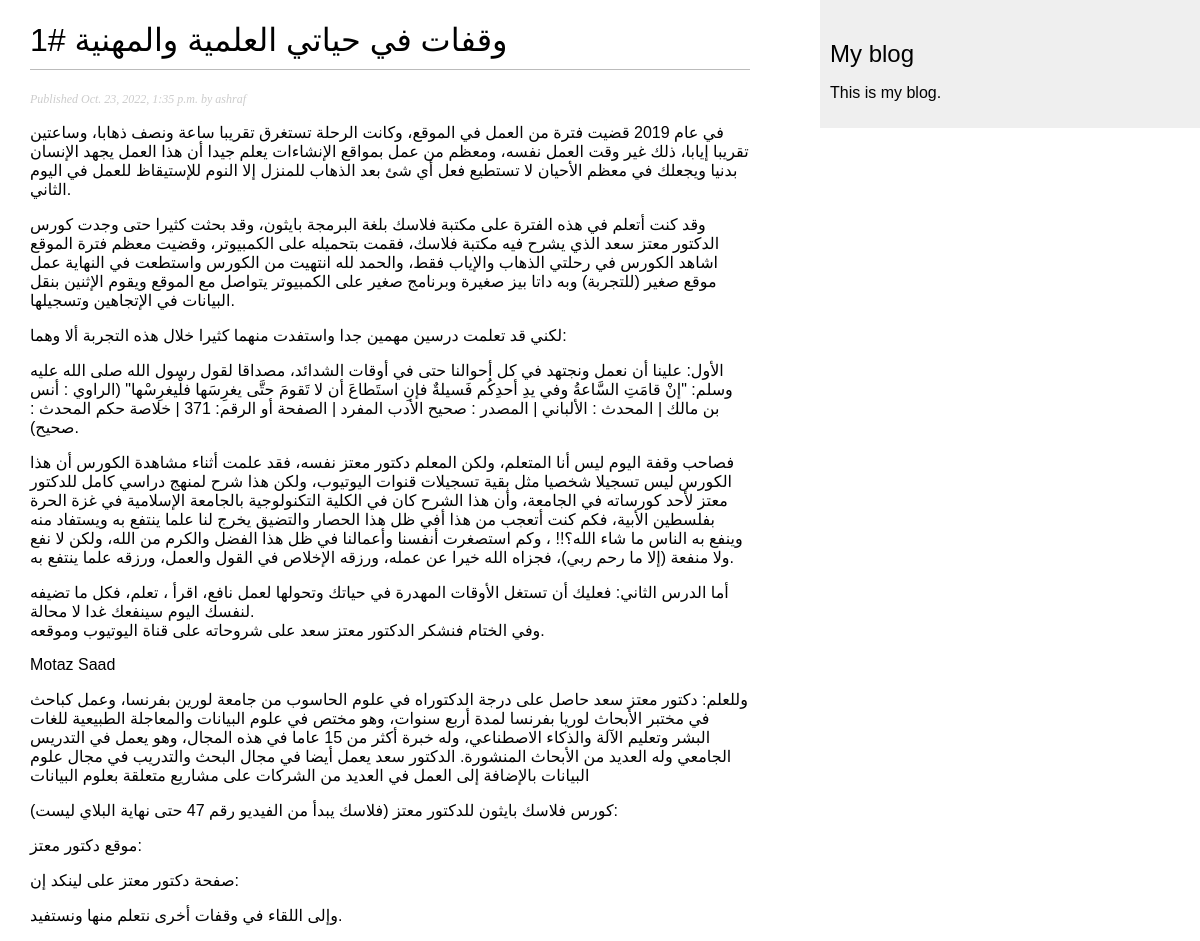
/myblog/2022/10/23/waqafat_01/, run on the app's committed database.
### myblog/models.py (models this page shows, shortened)
class Post (models.Model):
    STATUS_CHOICES = (
        ('draft', 'Draft'),
        ('published', 'Published'),
    )
    title = models.CharField(max_length=250)
    slug = models.SlugField(max_length=250, unique_for_date='publish')
    author = models.ForeignKey(User, on_delete=models.CASCADE, related_name='blog_posts')
    body = models.TextField()
    publish = models.DateTimeField(default=timezone.now)
    created = models.DateTimeField(auto_now_add=True)
    updated = models.DateTimeField(auto_now=True)
    status = models.CharField(max_length=10, choices=STATUS_CHOICES, default='draft')
    class Meta:
        ordering = ['-publish']
    objects = models.Manager()  # The default manager
    published = PublishedManager()  # Our custom manager

### myblog/views.py (the view)
# urls.py: path('<int:year>/<int:month>/<int:day>/<slug:post>/', views.post_detail, name='post_detail'),
def post_detail (request, year, month, day, post):
    post = get_object_or_404(Post, slug=post, status='published', publish__year=year, publish__month=month, publish__day=day)
    return render(request, 'myblog/post/detail.html', {'post': post})

### myblog/templates/myblog/post/detail.html (shortened to what this page needs)
{% extends "myblog/base.html" %}
{% block content %}
    <h1>{{ post.title }}</h1>
    <p class="date">
        Published {{ post.publish }} by {{ post.author }}
    </p>
    {{ post.body|linebreaks }}
{% endblock %}

### myblog/static/css/blog.css (style rules this page uses)
body { margin:0; padding:0; font-family:helvetica, sans-serif; }
h1 { font-weight:normal; border-bottom:1px solid #bbb; padding:0 0 10px 0; }
p.date { color:#ccc; font-family: georgia, serif; font-size: 12px; font-style: italic; }

### data on the page
Post: title "وقفات في حياتي العلمية والمهنية #1", publish "Oct. 23, 2022, 1:35 p.m.", author "ashraf", body "في عام 2019 قضيت فترة من العمل في الموقع، وكانت الرحلة تستغرق تقريبا ساعة ونصف ذهابا، وساعتين تقريبا إيابا، ذلك غير وقت العمل نفسه، ومعظم من عمل بمواقع الإنشاءات يعلم جيدا أن هذا العمل يجهد الإنسان بدنيا ويجعلك في معظم الأحيان لا تستطيع فعل أي شئ بعد الذهاب للمنزل إلا النوم للإستيقاظ للعمل في اليوم الثاني. وقد كنت أتعلم في هذه الفترة على مكتبة فلاسك بلغة البرمجة بايثون، وقد بحثت كثيرا حتى وجدت كورس الدكتور معتز سعد الذي يشرح فيه مكتبة فلاسك، فقمت بتحميله على الكمبيوتر، وقضيت معظم فترة الموقع اشاهد الكورس في رحلتي الذهاب والإياب فقط، والحمد لله انتهيت من الكورس واستطعت في النهاية عمل موقع صغير (للتجربة) وبه داتا بيز صغيرة وبرنامج صغير على الكمبيوتر يتواصل مع الموقع ويقوم الإثنين بنقل…"
